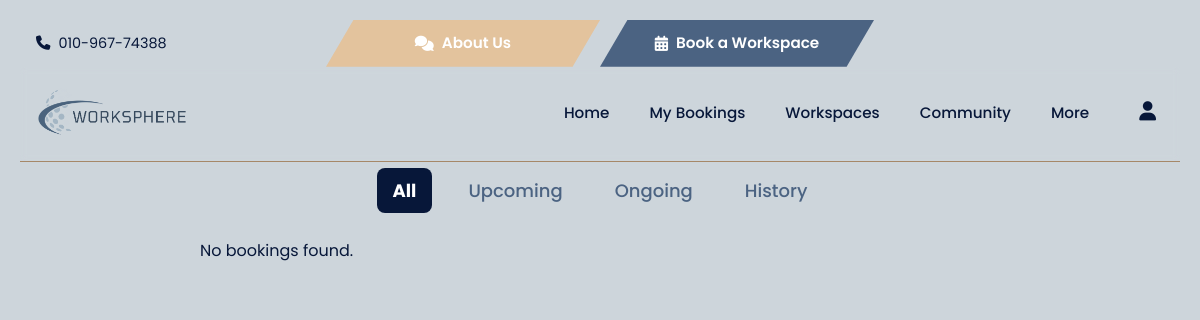
Page /my_bookings.php (signed in) on the earlier database version.
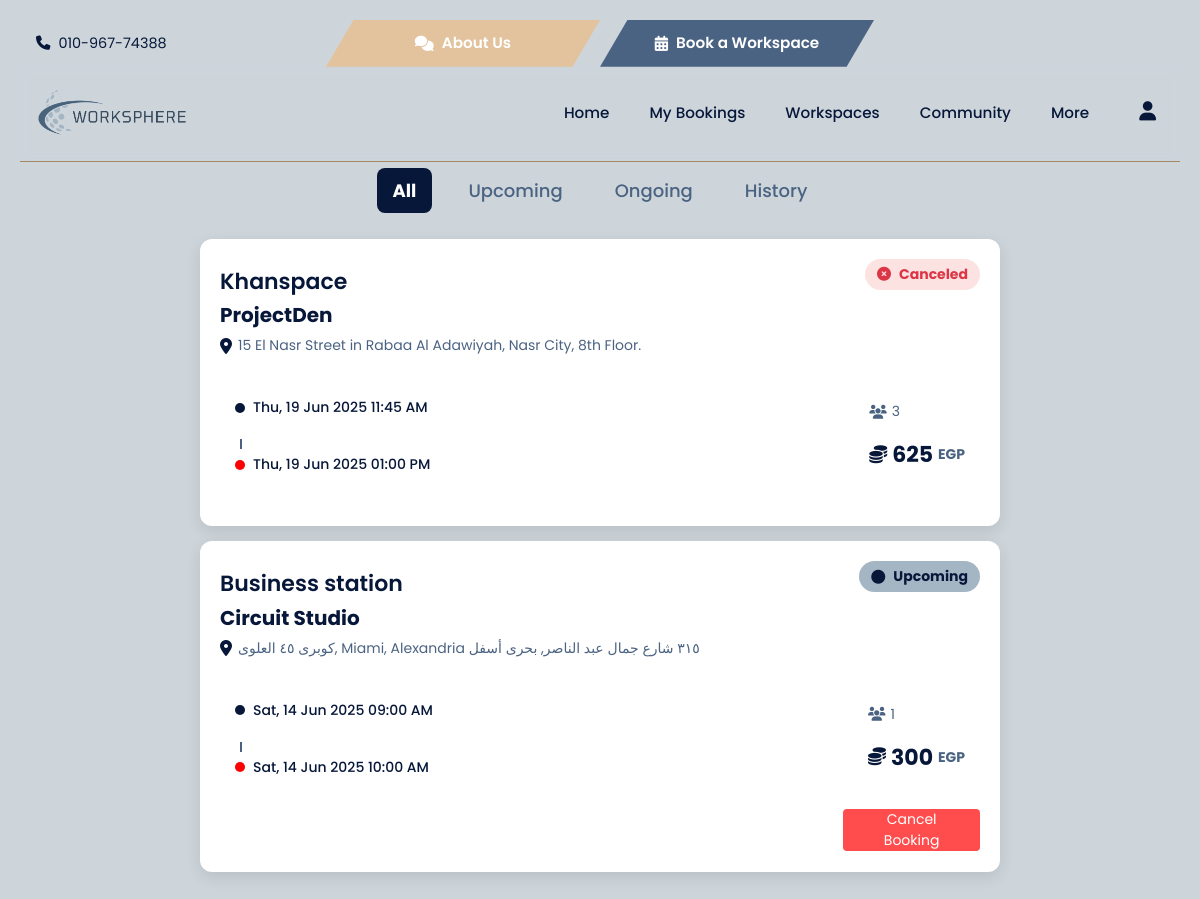
Same page on the later database version.
### tables this page shows
CREATE TABLE `bookings` (
  `booking_id` int(11) NOT NULL,
  `user_id` int(11) NOT NULL,
  `room_id` int(11) NOT NULL,
  `date` date NOT NULL,
  `start_time` time NOT NULL,
  `end_time` time NOT NULL,
  `num_people` int(11) NOT NULL,
  `total_price` float DEFAULT NULL,
  `status` varchar(255) DEFAULT 'upcoming',
  `created_at` timestamp NOT NULL DEFAULT current_timestamp(),
  `review-email` tinyint(4) NOT NULL DEFAULT 0,
  `pay_method` varchar(255) DEFAULT NULL,
  `is_monthly` int(11) NOT NULL DEFAULT 0
);

CREATE TABLE `workspaces` (
  `workspace_id` int(11) NOT NULL,
  `user_id` int(11) NOT NULL,
  `name` varchar(255) NOT NULL,
  `location` varchar(255) NOT NULL,
  `description` longtext DEFAULT NULL,
  `price/hr` float DEFAULT NULL,
  `zone_id` int(11) NOT NULL,
  `created_at` timestamp NOT NULL DEFAULT current_timestamp(),
  `Availability` tinyint(4) NOT NULL DEFAULT 1,
  `latitude` float(10,6) NOT NULL,
  `longitude` float(10,6) NOT NULL
);

CREATE TABLE `rooms` (
  `room_id` int(11) NOT NULL,
  `workspace_id` int(11) NOT NULL,
  `room_name` varchar(255) DEFAULT NULL,
  `seats` int(11) DEFAULT NULL,
  `type_id` int(255) DEFAULT NULL,
  `room_status` varchar(255) DEFAULT NULL,
  `images` longtext NOT NULL,
  `p/hr` int(11) NOT NULL,
  `p/m` float NOT NULL
);

### my_bookings.php (the view, shortened to what the changed rows need)
<?php
include "nav.php";
$user_id = $_SESSION['user_id'];
function displayStatus($status)
{
    if ($status == 'upcoming') {
        return '<i class="fa-solid fa-circle"></i> Upcoming';
    } elseif ($status == 'ongoing') {
        return '<i class="fa-solid fa-arrows-rotate"></i> Ongoing';
    } elseif ($status == 'canceled') {
        return '<i class="fa-solid fa-circle-xmark"></i> Canceled';
    } elseif ($status == 'completed') {
        return '<i class="fa-solid fa-circle-check"></i> Completed';
    }
}
function fetchBookings($connect, $user_id, $statusFilter)
{
   $select_booking = "SELECT `bookings`.*, `rooms`.`room_name`, `rooms`.`workspace_id`,
    `workspaces`.`name` AS `workspace_name`, `workspaces`.`location`,
    `payments`.`amount`
            FROM `bookings`
            JOIN `users` ON `bookings`.`user_id` = `users`.`user_id`
            JOIN `rooms` ON `bookings`.`room_id` = `rooms`.`room_id`
            JOIN `workspaces` ON `rooms`.`workspace_id` = `workspaces`.`workspace_id`
            LEFT JOIN `payments` ON `bookings`.`booking_id` = `payments`.`booking_id`
            WHERE `bookings`.`user_id` = $user_id AND $statusFilter";
    $result_booking = mysqli_query($connect, $select_booking);
    return mysqli_fetch_all($result_booking, MYSQLI_ASSOC);
}
$filter = isset($_GET['filter']) ? $_GET['filter'] : 'all';
$statusFilter = "";
if ($filter == 'upcoming') {
    $statusFilter = "bookings.status = 'Upcoming'";
} elseif ($filter == 'ongoing') {
    $statusFilter = "bookings.status = 'Ongoing'";
} elseif ($filter == 'history') {
    $statusFilter = "bookings.status IN ('Canceled', 'Completed')";
} elseif ($filter == 'all') {
    $statusFilter = "bookings.status IN ('Upcoming', 'Ongoing', 'Canceled', 'Completed')";
}
$bookings = fetchBookings($connect, $user_id, $statusFilter);
?>
<!DOCTYPE html>
<html lang="en">
<head>
    <link rel="stylesheet" href="https://cdnjs.cloudflare.com/ajax/libs/font-awesome/6.4.2/css/all.min.css">
    <link rel="stylesheet" href="./css/my_bookings.css">
</head>
<body>
    <div class="booking-container">
        <?php
        if (!empty($bookings)) {
            foreach ($bookings as $data) {
                ?>
                <div class="booking-card">
                    <span class="status <?php echo strtolower($data['status']); ?>">
                        <?php echo displayStatus($data['status']); ?>
                    </span>
                    <div class="booking-details">
                        <div class="room-info">
                            <a href="workspace_details.php?ws_id=<?php echo $data['workspace_id']; ?>">
                                <h1 class="cssanimation typing " id="spicialstyle"><?php echo $data['workspace_name']; ?> </h1>
                            </a><br>
                            <a href="room_details.php?r_id=<?php echo $data['room_id']; ?>">
                                <h2 class="cssanimation typing " id="spicialstyle"><?php echo $data['room_name']; ?></h2>
                            </a>
                            <p class="location"><i class="fa-solid fa-location-dot"></i> <?php echo $data['location']; ?>
                            </p>
                        </div>
                    </div>
                    <div class="time-price-container">
                        <div class="time-section">
                            <p class="start-time">
                                <span class="dot blue"></span>
                                <?php echo date("D, d M Y h:i A", strtotime($data['date'] . " " . $data['start_time'])); ?>
                            </p>
                            <div class="dashed-line"></div>
                            <p class="end-time">
                                <span class="dot red"></span>
                                <?php echo date("D, d M Y h:i A", strtotime($data['date'] . " " . $data['end_time'])); ?>
                            </p>
                        </div>
                        <div class="price-section">
                            <p class="users"><i class="fa-solid fa-users"></i> <?php echo $data['num_people']; ?></p>
                            <p class="price"><i class="fa-solid fa-coins"></i>
                                <?php echo number_format($data['total_price']); ?> <span>EGP</span></p>
                        </div>
                    </div>
                    <?php if ($data['status'] == 'upcoming') { ?>
                        <button type="button"
                            onclick="validateCancellation('<?php echo $data['start_time']; ?>', '<?php echo $data['date']; ?>', '<?php echo $data['booking_id']; ?>')"
                            class="cancel-button">Cancel Booking</button>
                    <?php } ?>
                </div>
            <?php
            }
        } else {
            echo "<p>No bookings found.</p>";
        }
        ?>
    </div>
</body>
</html>

Differences in the rows shown:
added bookings: status "canceled" (drawn), workspaces.name "Khanspace", room.room_name "ProjectDen", workspaces.location "15 El Nasr Street in Rabaa Al Adawiyah, Nasr City, 8th Floor.", date+start_time "Thu, 19 Jun 2025 11:45 AM", date+end_time "Thu, 19 Jun 2025 01:00 PM", num_people "3", total_price "625"
added bookings: status "upcoming" (drawn), workspaces.name "Business station", room.room_name "Circuit Studio", workspaces.location "كوبرى ٤٥ العلوى, Miami, Alexandria ٣١٥ شارع جمال عبد الناصر, بحرى أسفل", date+start_time "Sat, 14 Jun 2025 09:00 AM", date+end_time "Sat, 14 Jun 2025 10:00 AM", num_people "1", total_price "300"
Other differences:
text no longer shown: "No bookings found."
